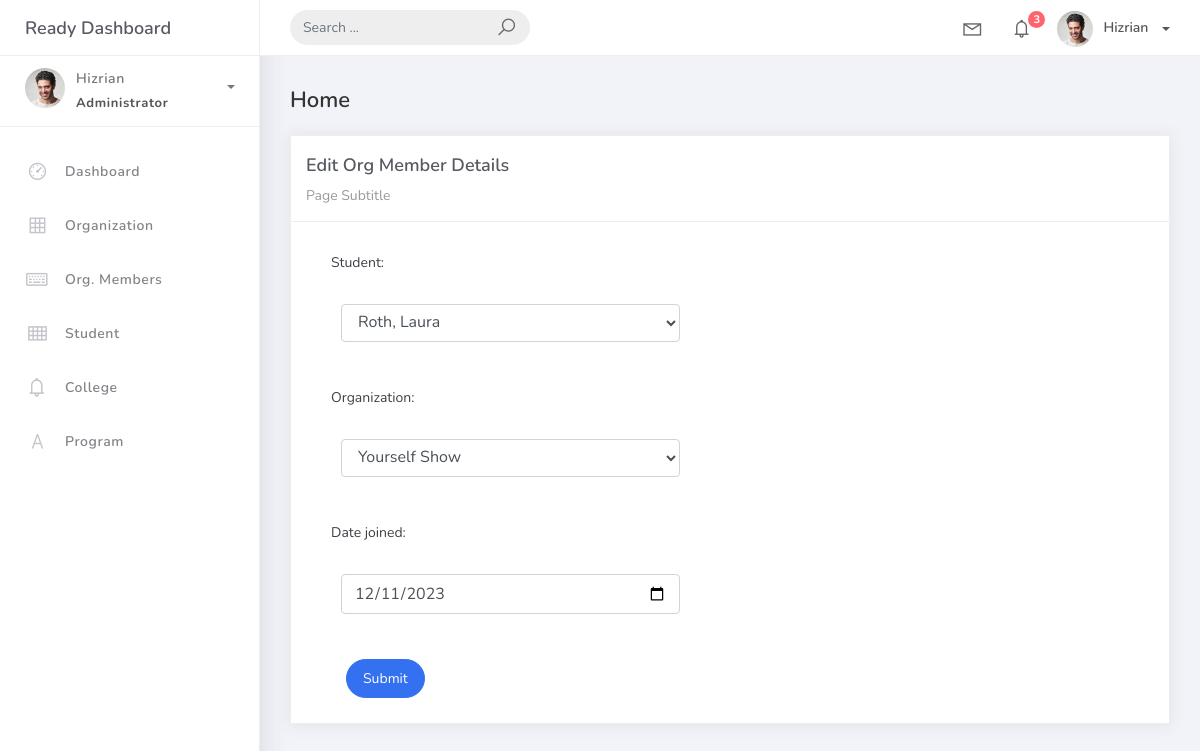
Before: /orgmember_list/orgmember_list/52/ with the older database file.
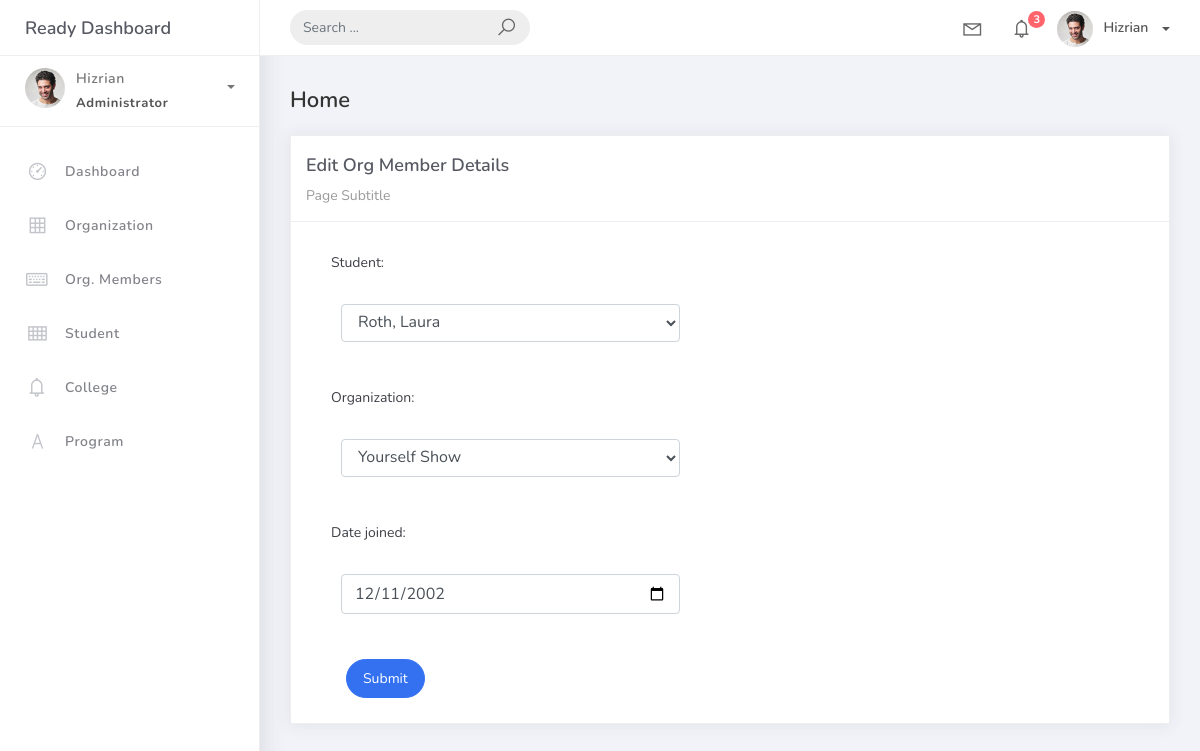
After: the same page with the newer database file.
### studentorg/models.py (models this page shows, shortened)
class BaseModel(models.Model):
    created_at = models.DateTimeField(auto_now_add=True, db_index=True)
    upated_at = models.DateTimeField(auto_now=True)
    class Meta:
        abstract = True

class OrgMember(BaseModel):
    student = models.ForeignKey(Student, on_delete=models.CASCADE, verbose_name="Student")
    organization = models.ForeignKey(Organization, on_delete=models.CASCADE, verbose_name="Organization")
    date_joined = models.DateField()

### studentorg/views.py (the view)
# urls.py: path('orgmember_list/orgmember_list/<pk>/', OrgMemberUpdateView.as_view(), name='orgmember-update'),
class OrgMemberUpdateView(UpdateView):
     model = OrgMember
     form_class = OrgMemberForm
     template_name = 'orgmember_edit.html'
     success_url = reverse_lazy('orgmember-list')

### studentorg/forms.py
class OrgMemberForm(ModelForm):
    class Meta:
        model = OrgMember
        fields = "__all__"
        widgets = {
            'date_joined': forms.DateInput(attrs={'type': 'date'})
        }

### studentorg/models.py (called while the page is built)
    def __str__(self):
        return self.name

    def __str__(self):
        return f"{self.lastname}, {self.firstname}"

### templates/orgmember_edit.html (shortened to what this page needs)
{% extends 'base.html' %}
{% load static %}
{% block content %}
  <div class="content">
    <div class="container-fluid">
      <h4 class="page-title">Home</h4>
      <div class="row">
        <div class="col-md-12">
          <div class="card">
            <div class="card-header">
              <div class="card-title">Edit Org Member Details</div>
              <div class="card-category">Page Subtitle</div>
            </div>
            <div class="col-md-6">
              <div class="card-body">
                <form class="" action="" method="post" novalidate>
                  {% include 'includes/form.html' %}
                  <div class="form-group">
                    <div class="col-md-12 col-sm-3">
                      <button type="submit" class="btn btn-primary btn-rounded">Submit</button>
                    </div>
                  </div>
                </form>
              </div>
            </div>
          </div>
        </div>
      </div>
    </div>
  </div>
{% endblock %}

### templates/includes/form.html (shortened to what this page needs)
{% load widget_tweaks %}
{% for field in form %}
<div class="field item form-group">
        <label>{{ field.label_tag }}</label>
    <div class="form-group">
        {% render_field field class="form-control" %}
    </div>
</div>
{% endfor %}

Changed rows visible on the page:
changed OrgMember "Roth, Laura": date_joined "12/11/2023" → "12/11/2002"
